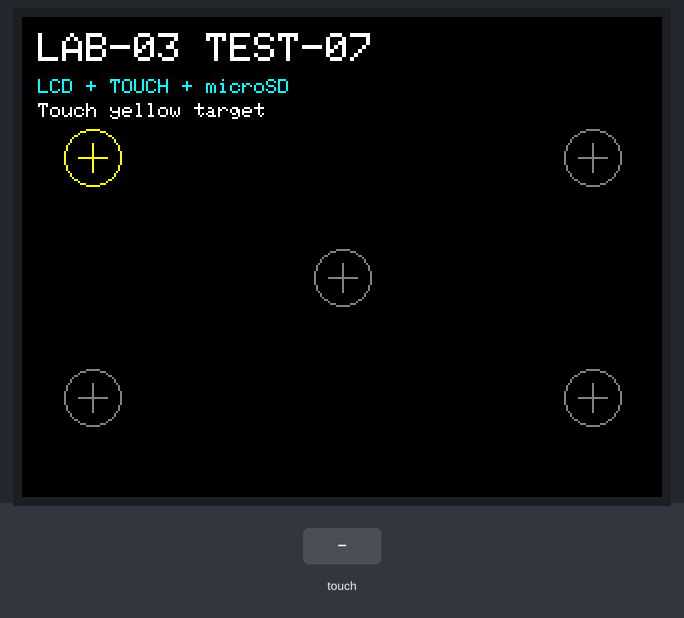
Recording of a sketch running on a simulated Arduino Uno, built with avr-gcc and run on an emulated ATmega328P. On the bench: 320×240 colour display. Inputs (shaded band) come from the test bench. Storage starts empty; what the sketch prints to the serial monitor is not drawn.

Above: at 1.9 s.
2.0 s: touch panel pressed at 13 % / 10 % of its raw x / y range
3.5 s: touch panel pressed at 38 % / 10 % of its raw x / y range
Timing chart, 0 to 6.5 s (numbered marks = the images above; inputs shaded):
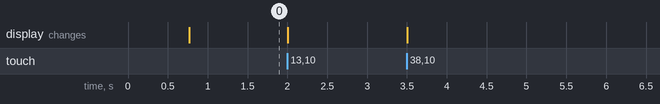

The sketch:

07_Display_Touch_SD.ino
```cpp
/*
  LAB-03 / TEST-07
  Arduino UNO + MAR2406 2.4" TFT Touch Shield

  Integrated LCD + resistive touch + microSD certification test.

  Verified hardware:
    LCD: ILI9341, canonical ROT1 / 320x240
    Touch: XP=D6 XM=A2 YP=A1 YM=D7
    microSD: CS=D10, MOSI=D11, MISO=D12, SCK=D13

  Certified ROT0 touch calibration:
    LEFT   = 153
    RIGHT  = 930
    TOP    = 962
    BOTTOM = 168

  Test sequence:
    1. Initialize LCD.
    2. Initialize microSD and create T07LOG.TXT.
    3. Touch five fixed targets in order:
         TL -> TR -> BL -> BR -> CENTER
    4. Every accepted touch is appended to the SD log.
    5. After the fifth point, reopen the file and verify that
       exactly five point records are present.
    6. Show TEST-07 PASS only if display, touch, write, reopen,
       and file verification all succeed together.
*/

#include <Adafruit_GFX.h>
#include <MCUFRIEND_kbv.h>
#include <TouchScreen.h>
#include <SPI.h>
#include <SD.h>

MCUFRIEND_kbv tft;

#define BLACK   0x0000
#define WHITE   0xFFFF
#define RED     0xF800
#define GREEN   0x07E0
#define CYAN    0x07FF
#define YELLOW  0xFFE0
#define GREY    0x8410

#define MINPRESSURE 40
#define MAXPRESSURE 2000

const int XP = 6;
const int XM = A2;
const int YP = A1;
const int YM = 7;

const int TS_LEFT = 153;
const int TS_RT   = 930;
const int TS_TOP  = 962;
const int TS_BOT  = 168;

const uint8_t SD_CS = 10;
const char LOG_FILE[] = "T07LOG.TXT";

TouchScreen ts = TouchScreen(XP, YP, XM, YM, 300);

struct Target {
  int16_t x;
  int16_t y;
  const char *name;
};

static const Target targets[5] = {
  { 35,  70, "TL" },
  {285,  70, "TR" },
  { 35, 190, "BL" },
  {285, 190, "BR" },
  {160, 130, "CENTER" }
};

static const int16_t TARGET_R = 14;
static const int16_t HIT_TOL  = 22;

static uint8_t currentTarget = 0;
static bool armed = true;
static bool finished = false;

static void restoreSharedPins() {
  pinMode(XP, OUTPUT);
  pinMode(XM, OUTPUT);
  pinMode(YP, OUTPUT);
  pinMode(YM, OUTPUT);
}

static TSPoint readTouchRaw() {
  TSPoint p = ts.getPoint();
  restoreSharedPins();
  return p;
}

static bool rawToLandscape(const TSPoint &p, int16_t &x, int16_t &y) {
  if (p.z <= MINPRESSURE || p.z >= MAXPRESSURE) return false;

  long portraitX = map(p.x, TS_LEFT, TS_RT, 0, 239);
  long portraitY = map(p.y, TS_TOP, TS_BOT, 0, 319);

  portraitX = constrain(portraitX, 0, 239);
  portraitY = constrain(portraitY, 0, 319);

  x = (int16_t)portraitY;
  y = (int16_t)(239 - portraitX);

  x = constrain(x, 0, 319);
  y = constrain(y, 0, 239);
  return true;
}

static void drawTarget(uint8_t i, uint16_t color) {
  int16_t x = targets[i].x;
  int16_t y = targets[i].y;
  tft.drawCircle(x, y, TARGET_R, color);
  tft.drawFastHLine(x - 7, y, 15, color);
  tft.drawFastVLine(x, y - 7, 15, color);
}

static void drawScreen() {
  tft.fillScreen(BLACK);

  tft.setTextColor(WHITE);
  tft.setTextSize(2);
  tft.setCursor(8, 8);
  tft.print(F("LAB-03 TEST-07"));

  tft.setTextSize(1);
  tft.setTextColor(CYAN);
  tft.setCursor(8, 31);
  tft.print(F("LCD + TOUCH + microSD"));

  tft.setTextColor(WHITE);
  tft.setCursor(8, 43);
  tft.print(F("Touch yellow target"));

  for (uint8_t i = 0; i < 5; ++i) {
    drawTarget(i, (i == currentTarget) ? YELLOW : GREY);
  }
}

static void showFatal(const __FlashStringHelper *line1,
                      const __FlashStringHelper *line2) {
  tft.fillScreen(BLACK);
  tft.setTextColor(RED);
  tft.setTextSize(2);
  tft.setCursor(20, 75);
  tft.println(line1);
  tft.setCursor(20, 105);
  tft.println(line2);
}

static bool createLog() {
  if (SD.exists(LOG_FILE)) {
    if (!SD.remove(LOG_FILE)) return false;
  }

  File f = SD.open(LOG_FILE, FILE_WRITE);
  if (!f) return false;

  f.println(F("LAB03 TEST07"));
  f.println(F("N,TARGET,X,Y,RAWX,RAWY,Z"));
  f.close();
  return true;
}

static bool appendPoint(uint8_t n, const Target &t, int16_t x, int16_t y,
                        const TSPoint &p) {
  File f = SD.open(LOG_FILE, FILE_WRITE);
  if (!f) return false;

  f.print('P');
  f.print(n);
  f.print(',');
  f.print(t.name);
  f.print(',');
  f.print(x);
  f.print(',');
  f.print(y);
  f.print(',');
  f.print(p.x);
  f.print(',');
  f.print(p.y);
  f.print(',');
  f.println(p.z);

  bool ok = (bool)f;
  f.close();
  return ok;
}

static uint8_t countPointRecords() {
  File f = SD.open(LOG_FILE, FILE_READ);
  if (!f) return 0;

  uint8_t count = 0;
  bool lineStart = true;

  while (f.available()) {
    char c = (char)f.read();

    if (lineStart && c == 'P') {
      ++count;
    }

    if (c == '\n' || c == '\r') {
      lineStart = true;
    } else {
      lineStart = false;
    }
  }

  f.close();
  return count;
}

static bool hitTarget(uint8_t i, int16_t x, int16_t y) {
  return abs(x - targets[i].x) <= HIT_TOL &&
         abs(y - targets[i].y) <= HIT_TOL;
}

static void showPass() {
  tft.fillScreen(BLACK);

  tft.setTextColor(WHITE);
  tft.setTextSize(2);
  tft.setCursor(42, 28);
  tft.println(F("LAB-03 TEST-07"));

  tft.setTextColor(GREEN);
  tft.setCursor(36, 75);
  tft.println(F("LCD PASS"));
  tft.setCursor(36, 105);
  tft.println(F("TOUCH PASS"));
  tft.setCursor(36, 135);
  tft.println(F("SD LOG PASS"));

  tft.setTextSize(3);
  tft.setCursor(47, 184);
  tft.println(F("TEST-07 PASS"));
}

void setup() {
  Serial.begin(115200);

  tft.reset();
  uint16_t id = tft.readID();
  tft.begin(id);
  tft.setRotation(1);

  Serial.println();
  Serial.println(F("LAB-03 TEST-07 - LCD + Touch + microSD"));
  Serial.print(F("LCD ID=0x"));
  Serial.println(id, HEX);
  Serial.println(F("Display: ROT1 / 320x240"));
  Serial.println(F("Touch: XP=D6 XM=A2 YP=A1 YM=D7"));
  Serial.println(F("Touch calibration ROT0: LEFT=153 RIGHT=930 TOP=962 BOTTOM=168"));
  Serial.println(F("microSD: CS=D10 MOSI=D11 MISO=D12 SCK=D13"));

  tft.fillScreen(BLACK);
  tft.setTextColor(WHITE);
  tft.setTextSize(2);
  tft.setCursor(30, 82);
  tft.println(F("TEST-07 INIT"));

  pinMode(SD_CS, OUTPUT);
  digitalWrite(SD_CS, HIGH);

  if (!SD.begin(SD_CS)) {
    Serial.println(F("SD INIT FAIL"));
    showFatal(F("SD INIT FAIL"), F("TEST-07 FAIL"));
    finished = true;
    return;
  }
  Serial.println(F("SD INIT PASS"));

  if (!createLog()) {
    Serial.println(F("LOG CREATE FAIL"));
    showFatal(F("LOG CREATE FAIL"), F("TEST-07 FAIL"));
    finished = true;
    return;
  }
  Serial.println(F("LOG CREATE PASS"));

  delay(400);
  drawScreen();
}

void loop() {
  if (finished) {
    delay(100);
    return;
  }

  TSPoint p = readTouchRaw();
  int16_t x, y;
  bool pressed = rawToLandscape(p, x, y);

  if (armed && pressed) {
    const Target &t = targets[currentTarget];

    Serial.print(F("TOUCH "));
    Serial.print(t.name);
    Serial.print(F(" X="));
    Serial.print(x);
    Serial.print(F(" Y="));
    Serial.print(y);
    Serial.print(F(" RAW="));
    Serial.print(p.x);
    Serial.print(',');
    Serial.print(p.y);
    Serial.print(F(" Z="));
    Serial.println(p.z);

    if (hitTarget(currentTarget, x, y)) {
      if (!appendPoint(currentTarget + 1, t, x, y, p)) {
        Serial.println(F("SD WRITE FAIL"));
        showFatal(F("SD WRITE FAIL"), F("TEST-07 FAIL"));
        finished = true;
        return;
      }

      Serial.println(F("SD WRITE PASS"));

      tft.fillCircle(x, y, 3, GREEN);
      drawTarget(currentTarget, GREEN);

      ++currentTarget;

      if (currentTarget < 5) {
        drawTarget(currentTarget, YELLOW);
      } else {
        Serial.println(F("REOPEN / VERIFY"));
        uint8_t records = countPointRecords();

        Serial.print(F("POINT RECORDS="));
        Serial.println(records);

        if (records == 5) {
          Serial.println(F("VERIFY PASS"));
          Serial.println(F("TEST-07 PASS"));
          showPass();
        } else {
          Serial.println(F("VERIFY FAIL"));
          showFatal(F("VERIFY FAIL"), F("TEST-07 FAIL"));
        }

        finished = true;
      }
    } else {
      Serial.println(F("MISS - touch current yellow target"));
      tft.fillCircle(x, y, 2, RED);
    }

    armed = false;
  }

  if (!armed && !pressed) {
    delay(25);
    TSPoint q = readTouchRaw();
    int16_t qx, qy;
    if (!rawToLandscape(q, qx, qy)) {
      armed = true;
      Serial.println(F("READY"));
    }
  }

  delay(10);
}
```
